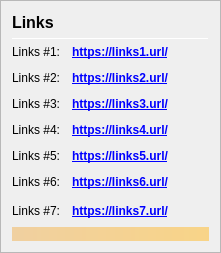
                <widget class="QFrame" name="frame_Links">
                 <property name="frameShape">
                  <enum>QFrame::StyledPanel</enum>
                 </property>
                 <property name="frameShadow">
                  <enum>QFrame::Raised</enum>
                 </property>
                 <layout class="QVBoxLayout" name="verticalLayout_Links">
                  <item>
                   <layout class="QHBoxLayout" name="horizontalLayout_Links_1" stretch="0,0">
                    <item>
                     <widget class="QLabel" name="label_Links_title">
                      <property name="minimumSize">
                       <size>
                        <width>0</width>
                        <height>20</height>
                       </size>
                      </property>
                      <property name="font">
                       <font>
                        <pointsize>12</pointsize>
                        <weight>75</weight>
                        <bold>true</bold>
                       </font>
                      </property>
                      <property name="text">
                       <string>Links</string>
                      </property>
                     </widget>
                    </item>
                    <item>
                     <spacer name="horizontalSpacer_Links_1">
                      <property name="orientation">
                       <enum>Qt::Horizontal</enum>
                      </property>
                      <property name="sizeHint" stdset="0">
                       <size>
                        <width>40</width>
                        <height>20</height>
                       </size>
                      </property>
                     </spacer>
                    </item>
                   </layout>
                  </item>
                  <item>
                   <widget class="Line" name="line_Links">
                    <property name="minimumSize">
                     <size>
                      <width>0</width>
                      <height>1</height>
                     </size>
                    </property>
                    <property name="maximumSize">
                     <size>
                      <width>16777215</width>
                      <height>1</height>
                     </size>
                    </property>
                    <property name="orientation">
                     <enum>Qt::Horizontal</enum>
                    </property>
                   </widget>
                  </item>
                  <item>
                   <layout class="QGridLayout" name="gridLayout_Links">
                    <property name="spacing">
                     <number>12</number>
                    </property>
                    <item row="7" column="1">
                     <widget class="QLabel" name="labelLinksUrl7">
                      <property name="font">
                       <font>
                        <weight>75</weight>
                        <bold>true</bold>
                       </font>
                      </property>
                      <property name="text">
                       <string notr="true">&lt;a href=&quot;https://links7.url/&quot;&gt;https://links7.url/&lt;/a&gt;</string>
                      </property>
                      <property name="alignment">
                       <set>Qt::AlignLeading|Qt::AlignLeft|Qt::AlignVCenter</set>
                      </property>
                      <property name="openExternalLinks">
                       <bool>true</bool>
                      </property>
                     </widget>
                    </item>
                    <item row="7" column="2">
                     <spacer name="horizontalSpacer_Links_2">
                      <property name="orientation">
                       <enum>Qt::Horizontal</enum>
                      </property>
                      <property name="sizeHint" stdset="0">
                       <size>
                        <width>40</width>
                        <height>20</height>
                       </size>
                      </property>
                     </spacer>
                    </item>
                    <item row="5" column="0">
                     <widget class="QLabel" name="labelLinks5">
                      <property name="text">
                       <string>Links #5:</string>
                      </property>
                     </widget>
                    </item>
                    <item row="4" column="1">
                     <widget class="QLabel" name="labelLinksUrl4">
                      <property name="font">
                       <font>
                        <weight>75</weight>
                        <bold>true</bold>
                       </font>
                      </property>
                      <property name="text">
                       <string notr="true">&lt;a href=&quot;https://links4.url/&quot;&gt;https://links4.url/&lt;/a&gt;</string>
                      </property>
                      <property name="alignment">
                       <set>Qt::AlignLeading|Qt::AlignLeft|Qt::AlignVCenter</set>
                      </property>
                      <property name="openExternalLinks">
                       <bool>true</bool>
                      </property>
                     </widget>
                    </item>
                    <item row="1" column="1">
                     <widget class="QLabel" name="labelLinksUrl1">
                      <property name="font">
                       <font>
                        <weight>75</weight>
                        <bold>true</bold>
                       </font>
                      </property>
                      <property name="text">
                       <string notr="true">&lt;a href=&quot;https://links1.url/&quot;&gt;https://links1.url/&lt;/a&gt;</string>
                      </property>
                      <property name="textFormat">
                       <enum>Qt::RichText</enum>
                      </property>
                      <property name="alignment">
                       <set>Qt::AlignLeading|Qt::AlignLeft|Qt::AlignVCenter</set>
                      </property>
                      <property name="openExternalLinks">
                       <bool>true</bool>
                      </property>
                     </widget>
                    </item>
                    <item row="5" column="1">
                     <widget class="QLabel" name="labelLinksUrl5">
                      <property name="font">
                       <font>
                        <weight>75</weight>
                        <bold>true</bold>
                       </font>
                      </property>
                      <property name="text">
                       <string notr="true">&lt;a href=&quot;https://links5.url/&quot;&gt;https://links5.url/&lt;/a&gt;</string>
                      </property>
                      <property name="alignment">
                       <set>Qt::AlignLeading|Qt::AlignLeft|Qt::AlignVCenter</set>
                      </property>
                      <property name="openExternalLinks">
                       <bool>true</bool>
                      </property>
                     </widget>
                    </item>
                    <item row="6" column="0">
                     <widget class="QLabel" name="labelLinks6">
                      <property name="text">
                       <string>Links #6:</string>
                      </property>
                     </widget>
                    </item>
                    <item row="4" column="0">
                     <widget class="QLabel" name="labelLinks4">
                      <property name="text">
                       <string>Links #4:</string>
                      </property>
                     </widget>
                    </item>
                    <item row="2" column="0">
                     <widget class="QLabel" name="labelLinks2">
                      <property name="text">
                       <string>Links #2:</string>
                      </property>
                     </widget>
                    </item>
                    <item row="3" column="1">
                     <widget class="QLabel" name="labelLinksUrl3">
                      <property name="font">
                       <font>
                        <weight>75</weight>
                        <bold>true</bold>
                       </font>
                      </property>
                      <property name="text">
                       <string notr="true">&lt;a href=&quot;https://links3.url/&quot;&gt;https://links3.url/&lt;/a&gt;</string>
                      </property>
                      <property name="alignment">
                       <set>Qt::AlignLeading|Qt::AlignLeft|Qt::AlignVCenter</set>
                      </property>
                      <property name="openExternalLinks">
                       <bool>true</bool>
                      </property>
                     </widget>
                    </item>
                    <item row="3" column="0">
                     <widget class="QLabel" name="labelLinks3">
                      <property name="text">
                       <string>Links #3:</string>
                      </property>
                     </widget>
                    </item>
                    <item row="1" column="0">
                     <widget class="QLabel" name="labelLinks1">
                      <property name="text">
                       <string>Links #1:</string>
                      </property>
                     </widget>
                    </item>
                    <item row="6" column="1">
                     <widget class="QLabel" name="labelLinksUrl6">
                      <property name="font">
                       <font>
                        <weight>75</weight>
                        <bold>true</bold>
                       </font>
                      </property>
                      <property name="text">
                       <string notr="true">&lt;a href=&quot;https://links6.url/&quot;&gt;https://links6.url/&lt;/a&gt;</string>
                      </property>
                      <property name="alignment">
                       <set>Qt::AlignLeading|Qt::AlignLeft|Qt::AlignVCenter</set>
                      </property>
                      <property name="openExternalLinks">
                       <bool>true</bool>
                      </property>
                     </widget>
                    </item>
                    <item row="7" column="0">
                     <widget class="QLabel" name="labelLinks7">
                      <property name="text">
                       <string>Links #7:</string>
                      </property>
                     </widget>
                    </item>
                    <item row="2" column="1">
                     <widget class="QLabel" name="labelLinksUrl2">
                      <property name="font">
                       <font>
                        <weight>75</weight>
                        <bold>true</bold>
                       </font>
                      </property>
                      <property name="text">
                       <string notr="true">&lt;a href=&quot;https://links2.url/&quot;&gt;https://links2.url/&lt;/a&gt;</string>
                      </property>
                      <property name="alignment">
                       <set>Qt::AlignLeading|Qt::AlignLeft|Qt::AlignVCenter</set>
                      </property>
                      <property name="openExternalLinks">
                       <bool>true</bool>
                      </property>
                     </widget>
                    </item>
                   </layout>
                  </item>
                  <item>
                   <widget class="QLabel" name="labelAlerts">
                    <property name="maximumSize">
                     <size>
                      <width>16777215</width>
                      <height>16777215</height>
                     </size>
                    </property>
                    <property name="styleSheet">
                     <string notr="true">background-color: qlineargradient(x1: 0, y1: 0, x2: 1, y2: 0, stop:0 #F0D0A0, stop:1 #F8D488); color:#000000;</string>
                    </property>
                    <property name="text">
                     <string/>
                    </property>
                    <property name="wordWrap">
                     <bool>true</bool>
                    </property>
                    <property name="margin">
                     <number>3</number>
                    </property>
                   </widget>
                  </item>
                 </layout>
                </widget>
